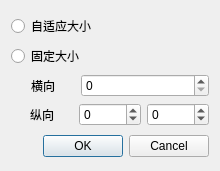
<?xml version="1.0" encoding="UTF-8"?>
<ui version="4.0">
 <class>SettingsDialog</class>
 <widget class="QDialog" name="SettingsDialog">
  <property name="geometry">
   <rect>
    <x>0</x>
    <y>0</y>
    <width>220</width>
    <height>171</height>
   </rect>
  </property>
  <property name="windowTitle">
   <string>Dialog</string>
  </property>
  <layout class="QVBoxLayout" name="verticalLayout_3">
   <item>
    <layout class="QVBoxLayout" name="verticalLayout_2">
     <item>
      <widget class="QRadioButton" name="Adapter">
       <property name="text">
        <string>自适应大小</string>
       </property>
      </widget>
     </item>
     <item>
      <layout class="QVBoxLayout" name="verticalLayout">
       <item>
        <widget class="QRadioButton" name="radioButton_2">
         <property name="text">
          <string>固定大小</string>
         </property>
        </widget>
       </item>
       <item>
        <layout class="QHBoxLayout" name="horizontalLayout" stretch="1,2">
         <item>
          <widget class="QLabel" name="label">
           <property name="text">
            <string>横向</string>
           </property>
           <property name="alignment">
            <set>Qt::AlignCenter</set>
           </property>
          </widget>
         </item>
         <item>
          <widget class="QSpinBox" name="MaxXInput">
           <property name="maximum">
            <number>1000</number>
           </property>
          </widget>
         </item>
        </layout>
       </item>
       <item>
        <layout class="QHBoxLayout" name="horizontalLayout_2" stretch="1,1,1">
         <item>
          <widget class="QLabel" name="label_2">
           <property name="text">
            <string>纵向</string>
           </property>
           <property name="alignment">
            <set>Qt::AlignCenter</set>
           </property>
          </widget>
         </item>
         <item>
          <widget class="QSpinBox" name="MinYInput">
           <property name="minimum">
            <number>-500</number>
           </property>
           <property name="maximum">
            <number>500</number>
           </property>
          </widget>
         </item>
         <item>
          <widget class="QSpinBox" name="MaxYInput">
           <property name="minimum">
            <number>-500</number>
           </property>
           <property name="maximum">
            <number>500</number>
           </property>
          </widget>
         </item>
        </layout>
       </item>
      </layout>
     </item>
    </layout>
   </item>
   <item>
    <widget class="QDialogButtonBox" name="buttonBox">
     <property name="orientation">
      <enum>Qt::Horizontal</enum>
     </property>
     <property name="standardButtons">
      <set>QDialogButtonBox::Cancel|QDialogButtonBox::Ok</set>
     </property>
    </widget>
   </item>
  </layout>
 </widget>
 <resources/>
 <connections>
  <connection>
   <sender>buttonBox</sender>
   <signal>accepted()</signal>
   <receiver>SettingsDialog</receiver>
   <slot>accept()</slot>
   <hints>
    <hint type="sourcelabel">
     <x>248</x>
     <y>254</y>
    </hint>
    <hint type="destinationlabel">
     <x>157</x>
     <y>274</y>
    </hint>
   </hints>
  </connection>
  <connection>
   <sender>buttonBox</sender>
   <signal>rejected()</signal>
   <receiver>SettingsDialog</receiver>
   <slot>reject()</slot>
   <hints>
    <hint type="sourcelabel">
     <x>316</x>
     <y>260</y>
    </hint>
    <hint type="destinationlabel">
     <x>286</x>
     <y>274</y>
    </hint>
   </hints>
  </connection>
 </connections>
</ui>
